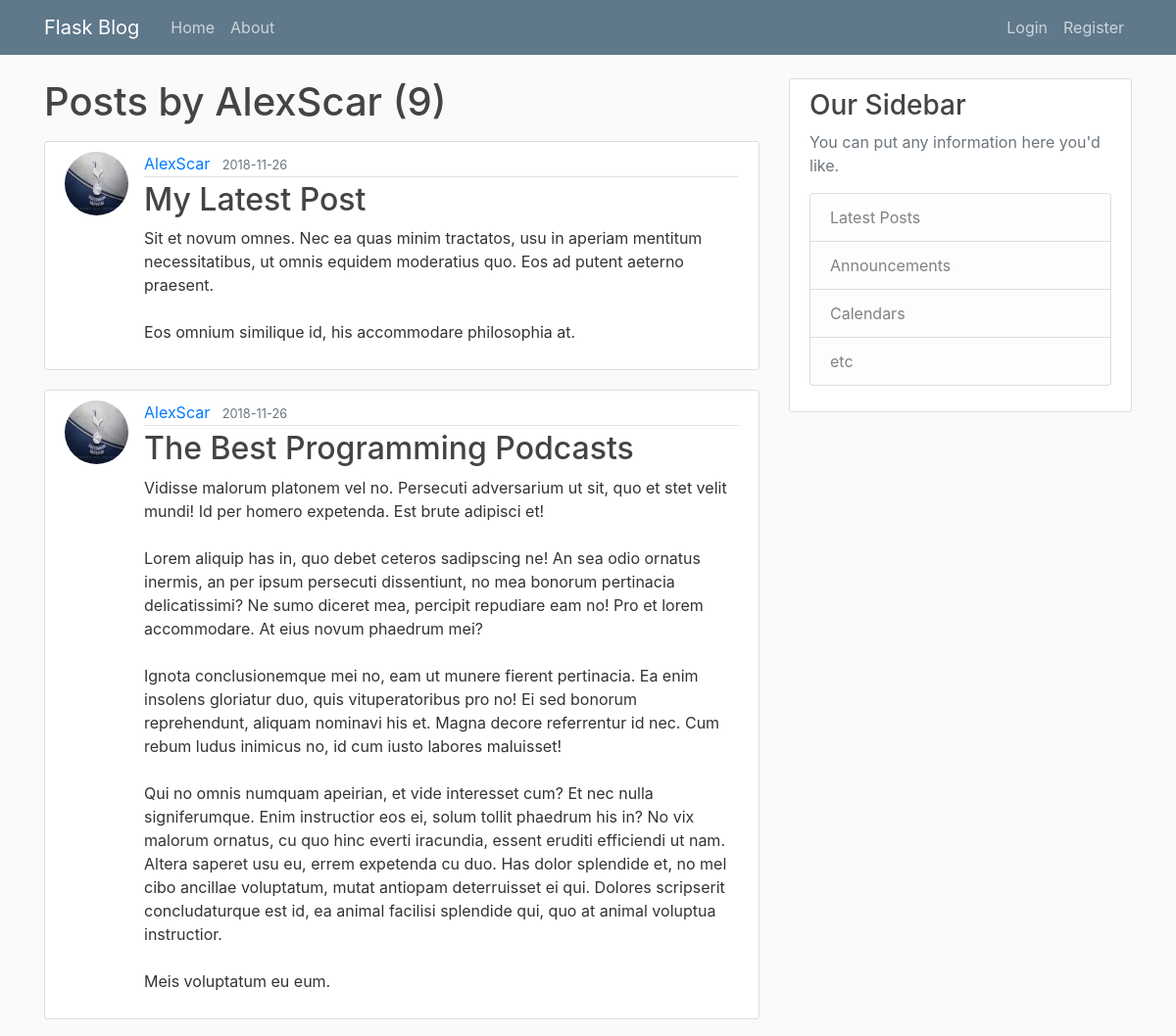
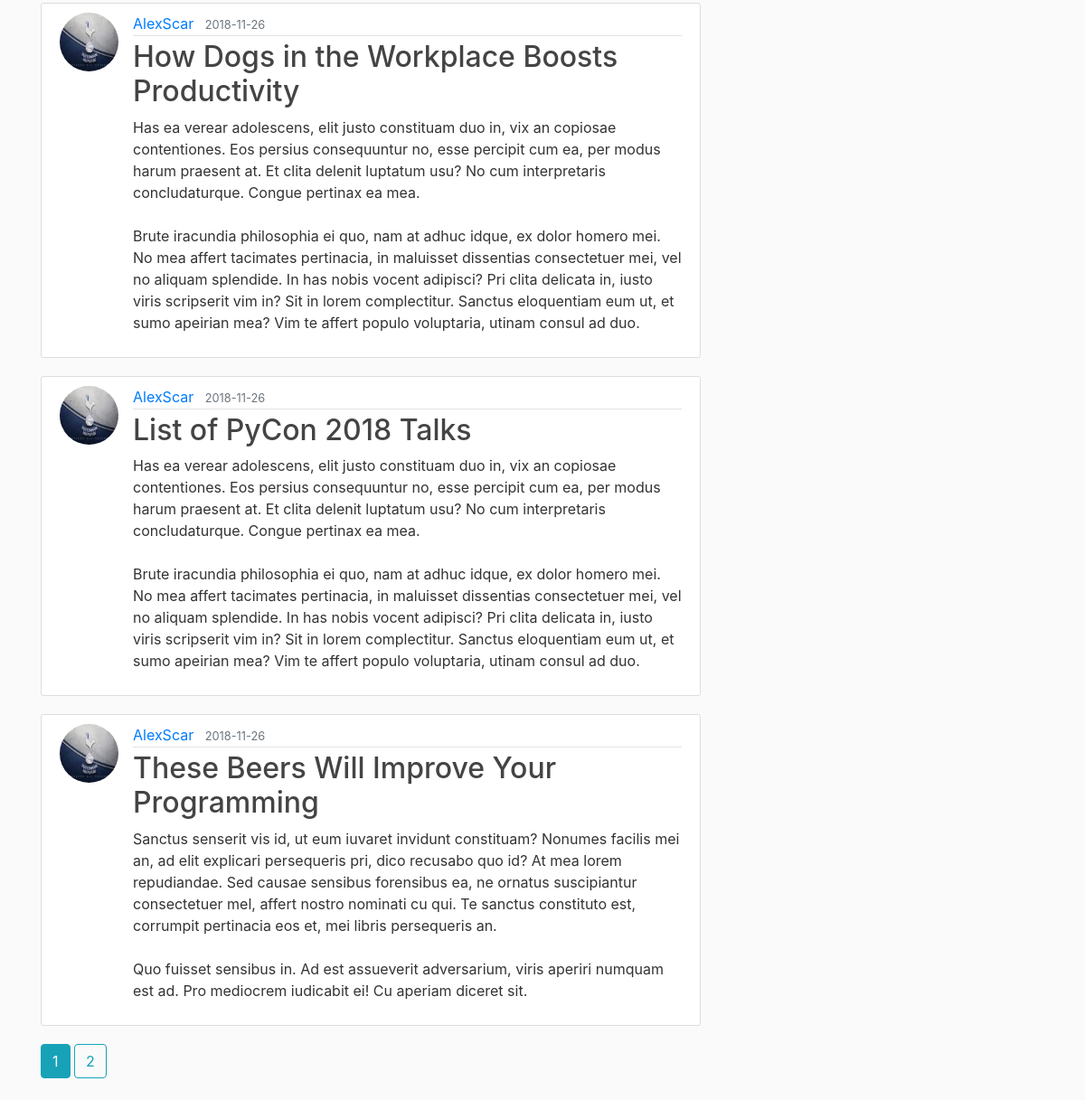
/user/AlexScar, run on the app's committed database (2 pictures, top to bottom).
### flask_blog/models.py (models this page shows, shortened)
class User(db.Model, UserMixin):
    id = db.Column(db.Integer, primary_key=True)
    username = db.Column(db.String(20), unique=True, nullable=False)
    email = db.Column(db.String(120), unique=True, nullable=False)
    img_file = db.Column(db.String(20), nullable=False, default='default.jpg')
    password = db.Column(db.String(60), nullable=False)
    posts = db.relationship('Post', backref='author', lazy=True)

class Post(db.Model):
    id = db.Column(db.Integer, primary_key=True)
    title = db.Column(db.String(100), nullable=False)
    posted_at = db.Column(db.DateTime, nullable=False, default=datetime.utcnow)
    content = db.Column(db.Text, nullable=False)
    user_id = db.Column(db.Integer, db.ForeignKey('user.id'), nullable=False)

### flask_blog/routes.py (the view)
@app.route('/user/<string:username>')
def user_posts(username):
    page = request.args.get('page', default=1, type=int)
    user = User.query.filter_by(username=username).first_or_404()
    posts = Post.query.filter_by(author=user).order_by(
        Post.posted_at.desc()).paginate(page=page, per_page=5)
    return render_template('user_posts.html', posts=posts, user=user)

### flask_blog/templates/user_posts.html
{% extends 'layout.html' %}
{% block content %}
    <h1 class="mb-3">Posts by {{ user.username }} ({{ posts.total }})</h1>
    {% for post in posts.items %}
        <article class="media content-section">
            <img src="{{ url_for('static', filename='profile_pics/' + post.author.img_file) }}" class="rounded-circle article-img">
            <div class="media-body">
                <div class="article-metadata">
                    <a class="mr-2" href="{{ url_for('user_posts', username=post.author.username) }}">
                        {{ post.author.username }}
                    </a>
                    <small class="text-muted">{{ post.posted_at.strftime('%Y-%m-%d') }}</small>
                </div>
                <h2>
                    <a class="article-title" href="{{ url_for('post', post_id=post.id) }}">
                        {{ post.title }}
                    </a>
                </h2>
                <p class="article-content">{{ post.content }}</p>
            </div>
        </article>
    {% endfor %}
    {% for page_num in posts.iter_pages(left_edge=1, right_edge=1, left_current=1, right_current=2) %}
        {% if page_num %}
            {% if posts.page == page_num %}
                <a class="btn btn-info mb-4" href="{{ url_for('user_posts', username=user.username, page=page_num) }}">
                    {{ page_num }}
                </a>
            {% else %}
                <a class="btn btn-outline-info mb-4" href="{{ url_for('user_posts', username=user.username, page=page_num) }}">
                    {{ page_num }}
                </a>
            {% endif %}
        {% else %}
            ...
        {% endif %}
    {% endfor %}
{% endblock %}

### flask_blog/templates/layout.html (shortened to what this page needs)
<!DOCTYPE html>
<html lang="en">
<head>
    <link rel="stylesheet" href="https://stackpath.bootstrapcdn.com/bootstrap/4.1.3/css/bootstrap.min.css">
    <link rel="stylesheet" type="text/css" href="{{ url_for('static', filename='main.css') }}">
</head>
<body>
    <header class="site-header">
        <nav class="navbar navbar-expand-md navbar-dark bg-steel fixed-top">
            <div class="container">
                <a class="navbar-brand mr-4" href="/">Flask Blog</a>
                <div class="collapse navbar-collapse" id="navbarToggle">
                    <div class="navbar-nav mr-auto">
                        <a class="nav-item nav-link" href="{{ url_for('index') }}">Home</a>
                        <a class="nav-item nav-link" href="{{ url_for('about') }}">About</a>
                    </div>
                    <div class="navbar-nav">
                        {% if current_user.is_authenticated %}
                            <a href="{{ url_for('new_post') }}" class="nav-item nav-link">New Post</a>
                            <a href="{{ url_for('account') }}" class="nav-item nav-link">Account</a>
                            <a href="{{ url_for('logout') }}" class="nav-item nav-link">Logout</a>
                        {% else %}
                            <a class="nav-item nav-link" href="{{ url_for('login') }}">Login</a>
                            <a class="nav-item nav-link" href="{{ url_for('register') }}">Register</a>
                        {% endif %}
                    </div>
                </div>
            </div>
        </nav>
    </header>
    <main role="main" class="container">
        <div class="row">
            <div class="col-md-8">
                {% block content %}{% endblock %}
            </div>
            <div class="col-md-4">
                <div class="content-section">
                    <h3>Our Sidebar</h3>
                    <p class='text-muted'>You can put any information here you'd like.
                        <ul class="list-group">
                            <li class="list-group-item list-group-item-light">Latest Posts</li>
                            <li class="list-group-item list-group-item-light">Announcements</li>
                            <li class="list-group-item list-group-item-light">Calendars</li>
                            <li class="list-group-item list-group-item-light">etc</li>
                        </ul>
                    </p>
                </div>
            </div>
        </div>
    </main>
</body>
</html>

### flask_blog/static/main.css (style rules this page uses)
body { background: #fafafa; color: #333333; margin-top: 5rem; }
h1, h2, h3, h4, h5, h6 { color: #444444; }
.bg-steel { background-color: #5f788a; }
.site-header .navbar-nav .nav-link { color: #cbd5db; }
.content-section { background: #ffffff; padding: 10px 20px; border: 1px solid #dddddd; border-radius: 3px; margin-bottom: 20px; }
.article-title { color: #444444; }
.article-content { white-space: pre-line; }
.article-img { height: 65px; width: 65px; margin-right: 16px; }
.article-metadata { padding-bottom: 1px; margin-bottom: 4px; border-bottom: 1px solid #e3e3e3; }

### data on the page
User: username "AlexScar"
Post: img_file (picture), author.username "AlexScar", posted_at "2018-11-26", title "My Latest Post", content "Sit et novum omnes. Nec ea quas minim tractatos, usu in aperiam mentitum necessitatibus, ut omnis equidem moderatius quo. Eos ad putent aeterno praesent. Eos omnium similique id, his accommodare philosophia at."
Post: img_file (picture), author.username "AlexScar", posted_at "2018-11-26", title "The Best Programming Podcasts", content "Vidisse malorum platonem vel no. Persecuti adversarium ut sit, quo et stet velit mundi! Id per homero expetenda. Est brute adipisci et! Lorem aliquip has in, quo debet ceteros sadipscing ne! An sea odio ornatus inermis, an per ipsum persecuti dissentiunt, no mea bonorum pertinacia delicatissimi? Ne sumo diceret mea, percipit repudiare eam no! Pro et lorem accommodare. At eius novum phaedrum mei? Ignota conclusionemque mei no, eam ut munere fierent pertinacia. Ea enim insolens gloriatur duo, quis vituperatoribus pro no! Ei sed bonorum reprehendunt, aliquam nominavi his et. Magna decore referrentur id nec. Cum rebum ludus inimicus no, id cum iusto labores maluisset! Qui no omnis numquam…"
Post: img_file (picture), author.username "AlexScar", posted_at "2018-11-26", title "How Dogs in the Workplace Boosts Productivity", content "Has ea verear adolescens, elit justo constituam duo in, vix an copiosae contentiones. Eos persius consequuntur no, esse percipit cum ea, per modus harum praesent at. Et clita delenit luptatum usu? No cum interpretaris concludaturque. Congue pertinax ea mea. Brute iracundia philosophia ei quo, nam at adhuc idque, ex dolor homero mei. No mea affert tacimates pertinacia, in maluisset dissentias consectetuer mei, vel no aliquam splendide. In has nobis vocent adipisci? Pri clita delicata in, iusto viris scripserit vim in? Sit in lorem complectitur. Sanctus eloquentiam eum ut, et sumo apeirian mea? Vim te affert populo voluptaria, utinam consul ad duo."
Post: img_file (picture), author.username "AlexScar", posted_at "2018-11-26", title "List of PyCon 2018 Talks", content "Has ea verear adolescens, elit justo constituam duo in, vix an copiosae contentiones. Eos persius consequuntur no, esse percipit cum ea, per modus harum praesent at. Et clita delenit luptatum usu? No cum interpretaris concludaturque. Congue pertinax ea mea. Brute iracundia philosophia ei quo, nam at adhuc idque, ex dolor homero mei. No mea affert tacimates pertinacia, in maluisset dissentias consectetuer mei, vel no aliquam splendide. In has nobis vocent adipisci? Pri clita delicata in, iusto viris scripserit vim in? Sit in lorem complectitur. Sanctus eloquentiam eum ut, et sumo apeirian mea? Vim te affert populo voluptaria, utinam consul ad duo."
Post: img_file (picture), author.username "AlexScar", posted_at "2018-11-26", title "These Beers Will Improve Your Programming", content "Sanctus senserit vis id, ut eum iuvaret invidunt constituam? Nonumes facilis mei an, ad elit explicari persequeris pri, dico recusabo quo id? At mea lorem repudiandae. Sed causae sensibus forensibus ea, ne ornatus suscipiantur consectetuer mel, affert nostro nominati cu qui. Te sanctus constituto est, corrumpit pertinacia eos et, mei libris persequeris an. Quo fuisset sensibus in. Ad est assueverit adversarium, viris aperiri numquam est ad. Pro mediocrem iudicabit ei! Cu aperiam diceret sit."

### other printed values
{{ posts.total }} "9"
{{ page_num }} "1"
{{ page_num }} "2"
